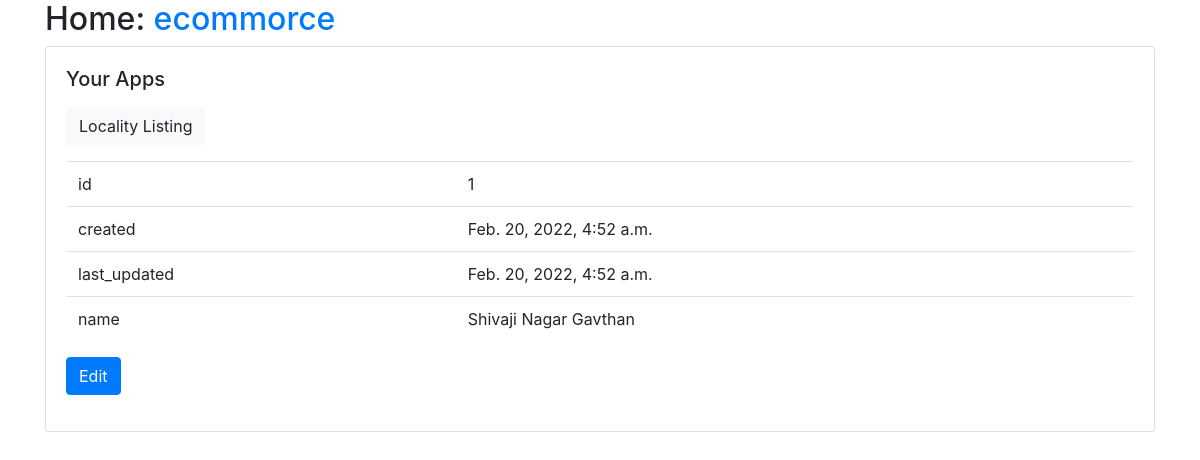
Page /Country_State_List/Country_State_List/Locality/detail/1/ on the committed database.
### Country_State_List/models.py (models this page shows, shortened)
class Locality(models.Model):
    City = models.ForeignKey(City,on_delete=models.CASCADE)
    id = models.AutoField(primary_key=True)
    created = models.DateTimeField(auto_now_add=True, editable=False)
    last_updated = models.DateTimeField(auto_now=True, editable=False)
    name = models.CharField(max_length=30)
    class Meta:
        pass
    def get_update_url(self):
        return reverse("Country_State_List_Locality_update", args=(self.id,))

### Country_State_List/views.py (the view)
# urls.py: path("Country_State_List/Locality/detail/<int:id>/", views.LocalityDetailView.as_view(), name="Country_State_List_Locality_detail"),
class LocalityDetailView(generic.DetailView):
    model = models.Locality
    form_class = forms.LocalityForm
    pk_url_kwarg = "id"

### Country_State_List/templates/Country_State_List/locality_detail.html
{% extends "base.html" %}
{% load static %}
{% block content %}
<p>
    <a class="btn btn-light" href="{% url 'Country_State_List_Locality_list' %}">
    Locality Listing
    </a>
</p>
<table class="table">
    <tr><td>id</td><td>{{ object.id }}</td></tr>
    <tr><td>created</td><td>{{ object.created }}</td></tr>
    <tr><td>last_updated</td><td>{{ object.last_updated }}</td></tr>
    <tr><td>name</td><td>{{ object.name }}</td></tr>
</table>
<a class="btn btn-primary" href="{{object.get_update_url}}">Edit</a>
{% endblock %}

### rows in the picture
Locality: id "1", created "Feb. 20, 2022, 4:52 a.m.", last_updated "Feb. 20, 2022, 4:52 a.m.", name "Shivaji Nagar Gavthan"
